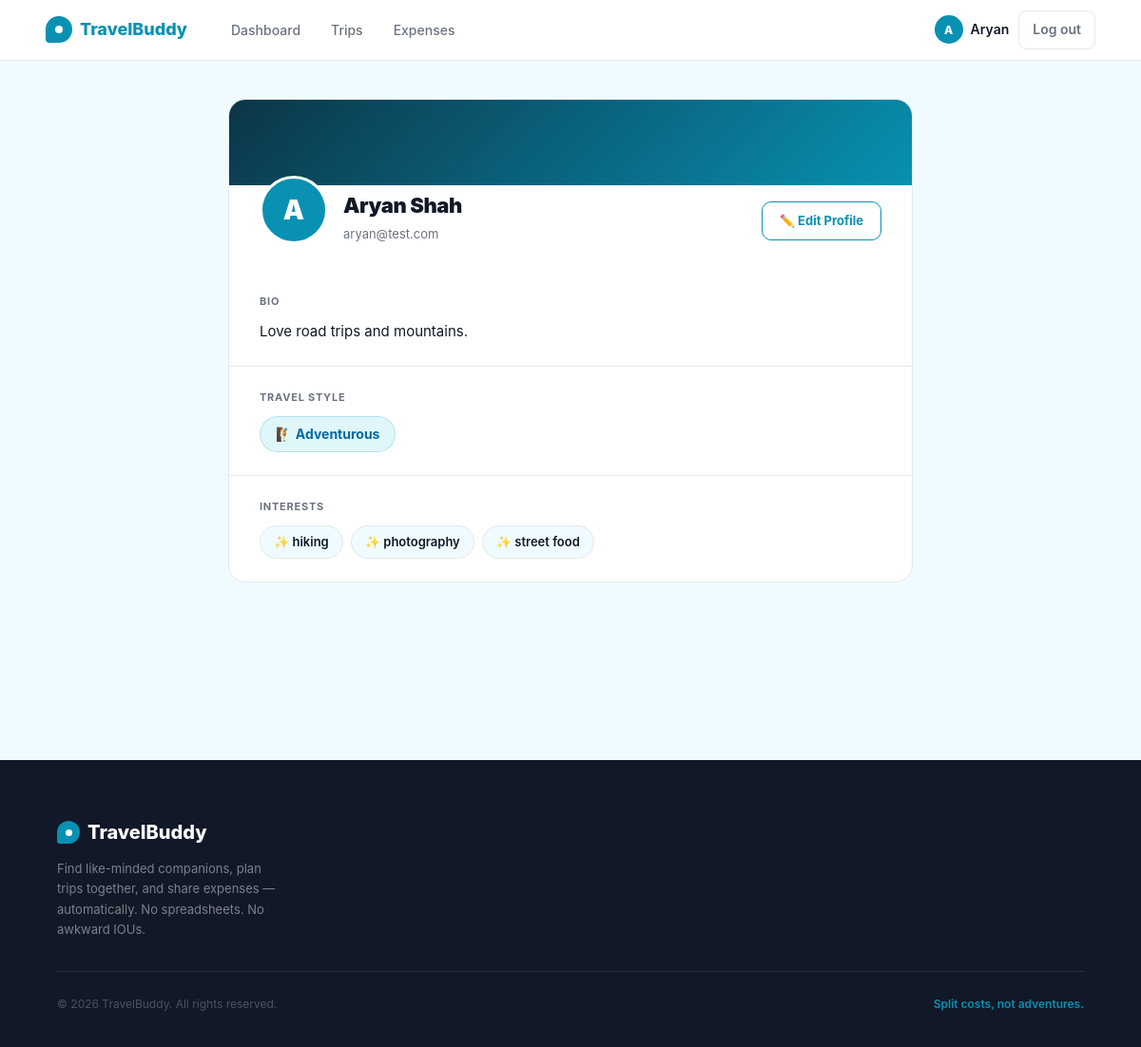
Screenshot of /profile (signed in) with the database file from the repository.
### app/models.py (models this page shows, shortened)
class User(db.Model, UserMixin):
    __tablename__ = 'users'
    id             = db.Column(db.Integer, primary_key=True)
    name           = db.Column(db.String(100), nullable=False)
    email          = db.Column(db.String(150), unique=True, nullable=False)
    password_hash  = db.Column(db.String(255), nullable=False)
    travel_style   = db.Column(db.String(50), default='flexible')
    bio            = db.Column(db.Text, default='')
    interests      = db.Column(db.String(255), default='')
    phone          = db.Column(db.String(20), default='')
    created_at     = db.Column(db.DateTime, default=lambda: datetime.now(timezone.utc))
    api_key        = db.Column(db.String(64), unique=True, nullable=True, index=True)
    def interests_list(self):
        return [i.strip() for i in self.interests.split(',') if i.strip()] if self.interests else []
    owned_trips    = db.relationship('Trip', back_populates='owner', lazy='dynamic')
    memberships    = db.relationship('TripMember', back_populates='user', lazy='dynamic')
    expenses_paid  = db.relationship('Expense', back_populates='paid_by', lazy='dynamic')

### app/profile/routes.py (the view)
@profile.route('/profile')
@login_required
def view():
    return render_template('profile/view.html')

### app/models.py (called while the page is built)
@login_manager.user_loader
def load_user(user_id):
    return db.session.get(User, int(user_id))

### app/templates/profile/view.html (shortened to what this page needs)
{% extends "base.html" %}
{% block content %}
<div class="profile-page">
  <div class="profile-inner">
    <div class="profile-card">
      <div class="profile-cover"></div>
      <div class="profile-identity">
        <div style="display:flex;align-items:flex-end;gap:16px;flex-wrap:wrap;">
          <div class="profile-avatar">{{ current_user.name[0].upper() }}</div>
          <div class="profile-name-block">
            <div class="profile-name">{{ current_user.name }}</div>
            <div class="profile-email">{{ current_user.email }}</div>
          </div>
        </div>
        <a href="{{ url_for('profile.edit') }}" class="btn-edit">✏️ Edit Profile</a>
      </div>
      <div class="profile-section">
        <div class="section-label">Bio</div>
        {% if current_user.bio %}
          <p class="bio-text">{{ current_user.bio }}</p>
        {% else %}
          <p class="bio-empty">No bio yet. <a href="{{ url_for('profile.edit') }}" style="color:var(--green);font-weight:600;">Add one →</a></p>
        {% endif %}
      </div>
      <div class="profile-section">
        <div class="section-label">Travel Style</div>
        {% set style_icons = {
          'adventurous': '🧗',
          'relaxed':     '🏖️',
          'budget':      '💰',
          'flexible':    '🌀'
        } %}
        <span class="style-badge">
          {{ style_icons.get(current_user.travel_style, '🌀') }}
          {{ current_user.travel_style | capitalize }}
        </span>
      </div>
      <div class="profile-section">
        <div class="section-label">Interests</div>
        {% set interest_icons = {
          'Mountains':  '⛰️',
          'Beaches':    '🏖️',
          'Heritage':   '🏛️',
          'Food':       '🍜',
          'Wildlife':   '🐯',
          'Road Trips': '🚗'
        } %}
        {% if current_user.interests_list() %}
          <div class="interests-list">
            {% for interest in current_user.interests_list() %}
              <span class="interest-tag">
                {{ interest_icons.get(interest, '✨') }} {{ interest }}
              </span>
            {% endfor %}
          </div>
        {% else %}
          <p class="no-interests">No interests added yet. <a href="{{ url_for('profile.edit') }}" style="color:var(--green);font-weight:600;">Add some →</a></p>
        {% endif %}
      </div>
    </div>
  </div>
</div>
{% endblock %}

### app/templates/base.html (shortened to what this page needs)
<!DOCTYPE html>
<html lang="en">
<head>
</head>
<body>
<nav>
  <a href="{{ url_for('main.home') }}" class="logo">
    <div class="logo-icon"></div>
    TravelBuddy
  </a>
  {% if current_user.is_authenticated %}
    <ul class="nav-links">
      <li><a href="{{ url_for('dashboard.index') }}" {% if request.endpoint == 'dashboard.index' %}class="active"{% endif %}>Dashboard</a></li>
      <li><a href="{{ url_for('trips.index') }}" {% if request.endpoint and request.endpoint.startswith('trips.') %}class="active"{% endif %}>Trips</a></li>
      <li><a href="{{ url_for('expenses.my_expenses') }}" {% if request.endpoint == 'expenses.my_expenses' %}class="active"{% endif %}>Expenses</a></li>
    </ul>
    <div class="nav-right">
      <div class="nav-user">
        <div class="nav-avatar">{{ current_user.name[0].upper() }}</div>
        <a href="{{ url_for('profile.view') }}" style="color:inherit;">{{ current_user.name.split()[0] }}</a>
      </div>
      <a href="{{ url_for('auth.logout') }}" class="btn-logout">Log out</a>
    </div>
  {% endif %}
</nav>
{% block content %}{% endblock %}
<footer>
  <div class="footer-inner">
    <div class="footer-top">
      <div class="footer-brand">
        <div class="footer-logo">
          <div class="footer-logo-icon"></div>
          TravelBuddy
        </div>
        <p>Find like-minded companions, plan trips together, and share expenses — automatically. No spreadsheets. No awkward IOUs.</p>
      </div>
    </div>
    <div class="footer-bottom">
      <p class="footer-copy">© 2026 TravelBuddy. All rights reserved.</p>
      <p class="footer-tagline-bottom">Split costs, not adventures.</p>
    </div>
  </div>
</footer>
</body>
</html>

### rows the page displays
User: name "A", name "Aryan", name "Aryan Shah", email "aryan@test.com", bio "Love road trips and mountains.", get "🧗", travel_style "Adventurous"

### other values shown
{{ interest_icons.get(interest, '✨') }} "✨" "✨" "✨"
{{ interest }} "hiking" "photography" "street food"
